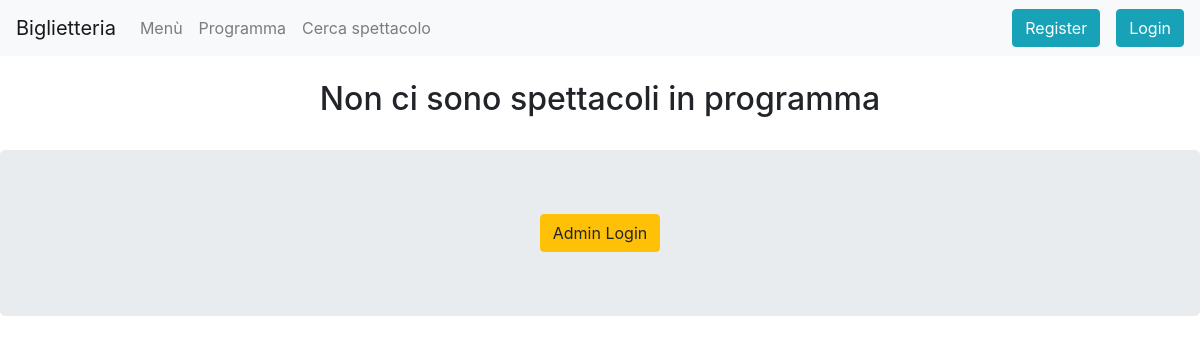
Before: / with the older database file.
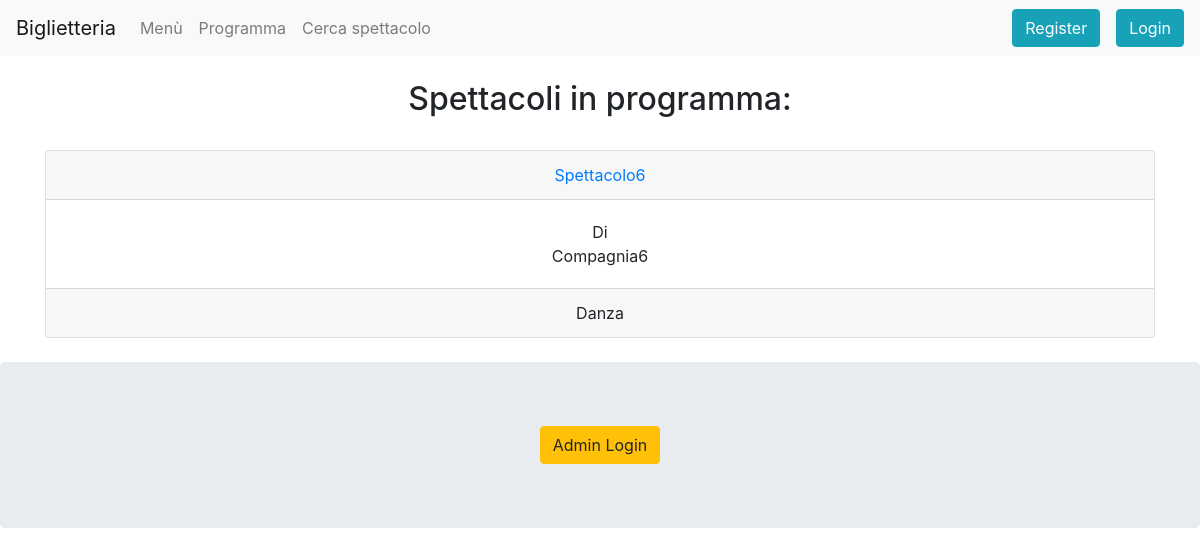
After: the same page with the newer database file.
### gestione/models.py (models this page shows, shortened)
class Show(models.Model):
    title = models.CharField(max_length=100)
    type = models.CharField(max_length=50)
    company = models.CharField(max_length=100)
    date = models.DateField(default=None, null=True, blank=True)
    hour = models.TimeField(default="21:00", null=True, blank=True)
    cover = models.ImageField(upload_to="gestione/covers", default="gestione/covers/default.png")
    seats = models.JSONField(default=dict)
    seat_rows = models.IntegerField(default=15, validators=[
        MinValueValidator(1),
        MaxValueValidator(26),
    ])
    seat_cols = models.IntegerField(default=20, validators=[
        MinValueValidator(1)
    ])
    seat_palco_rows = models.IntegerField(default=5, validators=[
        MinValueValidator(1),
        MaxValueValidator(26),
    ])
    score = models.IntegerField(default=0)
    def get_scheduled_shows():
        upcoming = Show.objects.filter(date__gte=datetime.today().date()).order_by("date")
        return upcoming

### teatro/views.py (the view)
# urls.py: re_path(r"^$|^\/$|^home\/$", teatro_home, name="home"),
def teatro_home(request):
    shows = Show.get_scheduled_shows()
    ctx = {
        "shows": shows[:HOMEPAGE_MAX_MOVIES],
        "see_more": len(shows) > HOMEPAGE_MAX_MOVIES,
        "recommended": None
    }
    if request.user.is_authenticated:
        rec = get_recommended_movies(request.user, HOMEPAGE_MAX_MOVIES)
        ctx["recommended"] = rec if len(rec) > 0 else None
    return render(request, template_name="home.html", context=ctx)

### templates/home.html (shortened to what this page needs)
{% extends 'basebs.html' %}
{% load static %}
{% block content %}
    {% if shows|length == 0 %}
        <h2>Non ci sono spettacoli in programma</h2>
    {% else %}
        <h2>Spettacoli in programma:</h2>
        <br>
    {% endif %}
    <div class="row">
        {% for m in shows %}
            <div class="col">
                <div class="card">
                    <div class="card-header">
                        <a href={% url 'gestione:show_detail' m.pk %}>{{m.title}}</a>
                    </div>
                    <div class="card-body">Di <br> {{m.company}}</div>
                    <div class="card-footer">{{m.type}}</div>
                </div>
            </div>
        {% endfor %}
    </div>
{% endblock content %}

Changed rows visible on the page:
added Show: title "Spettacolo6", company "Compagnia6", type "Danza"
Other visible differences:
text no longer shown: "Non ci sono spettacoli in programma"
text now shown: "Spettacoli in programma:"
